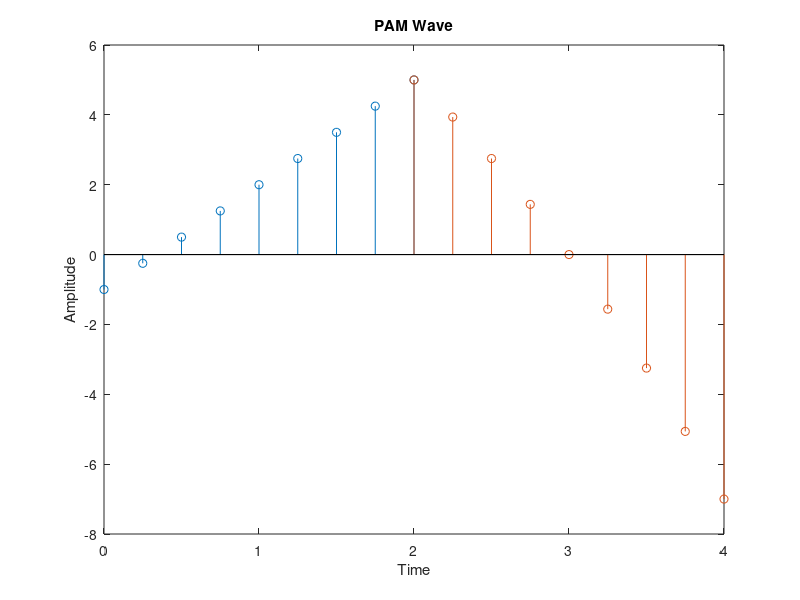

Recreate this plot in MATLAB.
clc;
close all;
clear all;
t = 0:0.25:2; 
x1 = 1; 
x2 = 3*t-1; 
y = x1.*x2; %modulation step
stem(t,y);
hold on
t=2:0.25:4;
x3=9-t.*t;
y=x1.*x3;
stem(t,y);
title('PAM Wave');
xlabel('Time');
ylabel('Amplitude');